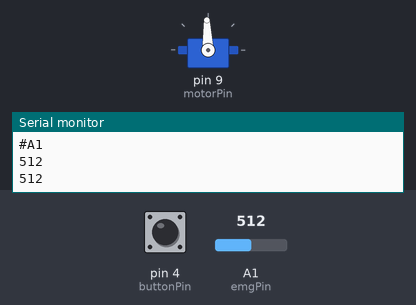
A sketch run on a simulated Arduino Uno, built with avr-gcc and run on an emulated ATmega328P. Parts: servo, the last lines printed to the serial monitor. Inputs (shaded band) come from the test bench; at power-on: pin 4 (buttonPin) LOW, A1 (emgPin) = 512.

Above: at 1.9 s.
2.0 s: pin 4 (buttonPin) pulled HIGH for 1.35 s
7.7 s: A1 (emgPin) set to 67
9.8 s: A1 (emgPin) set to 54
At 10.3 s:
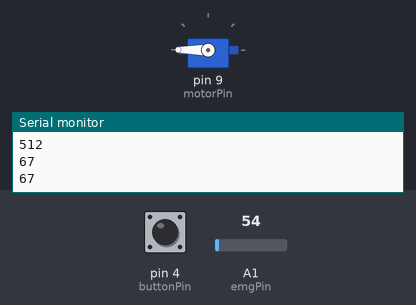
11.3 s: A1 (emgPin) set to 70
At 15.2 s:
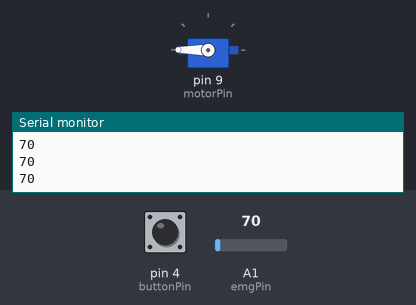
15.7 s: A1 (emgPin) set to 50
At 16.5 s:
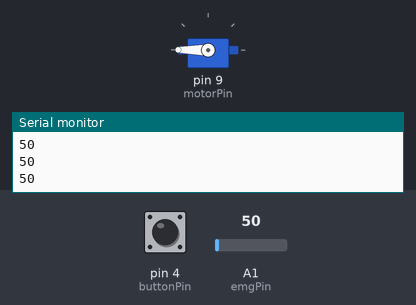
Timing chart, 0 to 18.2 s (numbered marks = the images above; inputs shaded):
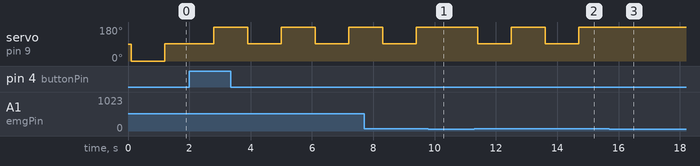

The sketch:

261project_final.ino
```cpp
#include <Servo.h>

const int emgPin = A1;  // Analog input pin for EMG signal
const int motorPin = 9;
const int buttonPin = 4;
int direction = 0;
int count;

Servo myservo;

void setup() {
  // Initialize serial communication
  Serial.begin(9600);

  // Wait for serial port to connect
  while (!Serial) {
    delay(10);
  }
  myservo.attach(motorPin);

  // Enable the serial plotter
  Serial.println("#A1");
}

void loop() {
  // Read the EMG signal
  int emgValue = analogRead(emgPin);

  // Send the voltage value to the serial plotter
  Serial.println(emgValue);

  // Small delay to control the plotter update rate
  delay(100);

  if (emgValue > 60)
  {
    if(myservo.read() == 0 || myservo.read() == 180 ){
      myservo.write(92);
      delay(1000);
    }
    else{
      myservo.write(direction);
      delay(1000);
    }

 }

 if(digitalRead(buttonPin)==HIGH && myservo.read() == 92){
    count++;
    delay(500);
 }
 if(count%2==0){
   direction = 0;
 } else {
   direction = 180;
 }

 //Serial.println(count);
}
```

Measured:
- the behaviour switches between 61 and 60 on A1 (emgPin) (found by bisection; images 0 and 1)
- after the input at 9.8 s, servo on pin 9 (motorPin): stays 180° (without the input it goes to 92° after 0.70 s)
- after the input at 11.3 s, servo on pin 9 (motorPin): alternates 180° for 1.1 s and 92° for 1.1 s, starting after 0.11 s
- after the input at 15.7 s, servo on pin 9 (motorPin): stays 180° (without the input it goes to 92° after 0.11 s)
- by itself, servo on pin 9 (motorPin): alternates 180° for 1.1 s and 92° for 1.1 s
